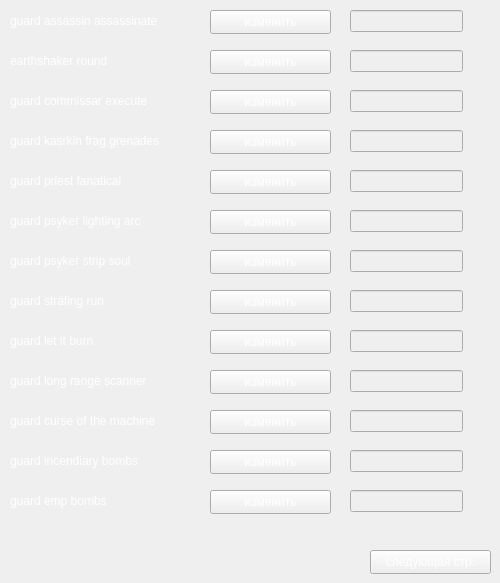
      <widget class="QWidget" name="IG_page_ability">
       <widget class="QLineEdit" name="line_guard_assassin_assassinate">
        <property name="enabled">
         <bool>false</bool>
        </property>
        <property name="geometry">
         <rect>
          <x>350</x>
          <y>10</y>
          <width>113</width>
          <height>22</height>
         </rect>
        </property>
        <property name="font">
         <font>
          <pointsize>12</pointsize>
         </font>
        </property>
        <property name="styleSheet">
         <string notr="true">color:#fff</string>
        </property>
        <property name="alignment">
         <set>Qt::AlignCenter</set>
        </property>
       </widget>
       <widget class="QLabel" name="guard_thermo_generator_38">
        <property name="geometry">
         <rect>
          <x>10</x>
          <y>10</y>
          <width>181</width>
          <height>21</height>
         </rect>
        </property>
        <property name="styleSheet">
         <string notr="true">color:#fff</string>
        </property>
        <property name="text">
         <string>guard assassin assassinate</string>
        </property>
       </widget>
       <widget class="QPushButton" name="pushChange_74">
        <property name="geometry">
         <rect>
          <x>210</x>
          <y>10</y>
          <width>121</width>
          <height>24</height>
         </rect>
        </property>
        <property name="styleSheet">
         <string notr="true">color:#fff</string>
        </property>
        <property name="text">
         <string>изменить</string>
        </property>
       </widget>
       <widget class="QLabel" name="guard_thermo_generator_39">
        <property name="geometry">
         <rect>
          <x>10</x>
          <y>50</y>
          <width>181</width>
          <height>21</height>
         </rect>
        </property>
        <property name="styleSheet">
         <string notr="true">color:#fff</string>
        </property>
        <property name="text">
         <string>earthshaker round</string>
        </property>
       </widget>
       <widget class="QPushButton" name="pushChange_75">
        <property name="geometry">
         <rect>
          <x>210</x>
          <y>50</y>
          <width>121</width>
          <height>24</height>
         </rect>
        </property>
        <property name="styleSheet">
         <string notr="true">color:#fff</string>
        </property>
        <property name="text">
         <string>изменить</string>
        </property>
       </widget>
       <widget class="QLineEdit" name="line_earthshaker_round">
        <property name="enabled">
         <bool>false</bool>
        </property>
        <property name="geometry">
         <rect>
          <x>350</x>
          <y>50</y>
          <width>113</width>
          <height>22</height>
         </rect>
        </property>
        <property name="font">
         <font>
          <pointsize>12</pointsize>
         </font>
        </property>
        <property name="styleSheet">
         <string notr="true">color:#fff</string>
        </property>
        <property name="alignment">
         <set>Qt::AlignCenter</set>
        </property>
       </widget>
       <widget class="QLabel" name="guard_thermo_generator_40">
        <property name="geometry">
         <rect>
          <x>10</x>
          <y>90</y>
          <width>181</width>
          <height>21</height>
         </rect>
        </property>
        <property name="styleSheet">
         <string notr="true">color:#fff</string>
        </property>
        <property name="text">
         <string>guard commissar execute</string>
        </property>
       </widget>
       <widget class="QPushButton" name="pushChange_76">
        <property name="geometry">
         <rect>
          <x>210</x>
          <y>90</y>
          <width>121</width>
          <height>24</height>
         </rect>
        </property>
        <property name="styleSheet">
         <string notr="true">color:#fff</string>
        </property>
        <property name="text">
         <string>изменить</string>
        </property>
       </widget>
       <widget class="QLineEdit" name="line_guard_commissar_execute">
        <property name="enabled">
         <bool>false</bool>
        </property>
        <property name="geometry">
         <rect>
          <x>350</x>
          <y>90</y>
          <width>113</width>
          <height>22</height>
         </rect>
        </property>
        <property name="font">
         <font>
          <pointsize>12</pointsize>
         </font>
        </property>
        <property name="styleSheet">
         <string notr="true">color:#fff</string>
        </property>
        <property name="alignment">
         <set>Qt::AlignCenter</set>
        </property>
       </widget>
       <widget class="QLabel" name="guard_thermo_generator_41">
        <property name="geometry">
         <rect>
          <x>10</x>
          <y>130</y>
          <width>181</width>
          <height>21</height>
         </rect>
        </property>
        <property name="styleSheet">
         <string notr="true">color:#fff</string>
        </property>
        <property name="text">
         <string>guard kasrkin frag grenades</string>
        </property>
       </widget>
       <widget class="QPushButton" name="pushChange_77">
        <property name="geometry">
         <rect>
          <x>210</x>
          <y>130</y>
          <width>121</width>
          <height>24</height>
         </rect>
        </property>
        <property name="styleSheet">
         <string notr="true">color:#fff</string>
        </property>
        <property name="text">
         <string>изменить</string>
        </property>
       </widget>
       <widget class="QLineEdit" name="line_guard_kasrkin_frag_grenades">
        <property name="enabled">
         <bool>false</bool>
        </property>
        <property name="geometry">
         <rect>
          <x>350</x>
          <y>130</y>
          <width>113</width>
          <height>22</height>
         </rect>
        </property>
        <property name="font">
         <font>
          <pointsize>12</pointsize>
         </font>
        </property>
        <property name="styleSheet">
         <string notr="true">color:#fff</string>
        </property>
        <property name="alignment">
         <set>Qt::AlignCenter</set>
        </property>
       </widget>
       <widget class="QLabel" name="guard_thermo_generator_42">
        <property name="geometry">
         <rect>
          <x>10</x>
          <y>170</y>
          <width>181</width>
          <height>21</height>
         </rect>
        </property>
        <property name="styleSheet">
         <string notr="true">color:#fff</string>
        </property>
        <property name="text">
         <string>guard priest fanatical</string>
        </property>
       </widget>
       <widget class="QPushButton" name="pushChange_78">
        <property name="geometry">
         <rect>
          <x>210</x>
          <y>170</y>
          <width>121</width>
          <height>24</height>
         </rect>
        </property>
        <property name="styleSheet">
         <string notr="true">color:#fff</string>
        </property>
        <property name="text">
         <string>изменить</string>
        </property>
       </widget>
       <widget class="QLineEdit" name="line_guard_priest_fanatical">
        <property name="enabled">
         <bool>false</bool>
        </property>
        <property name="geometry">
         <rect>
          <x>350</x>
          <y>170</y>
          <width>113</width>
          <height>22</height>
         </rect>
        </property>
        <property name="font">
         <font>
          <pointsize>12</pointsize>
         </font>
        </property>
        <property name="styleSheet">
         <string notr="true">color:#fff</string>
        </property>
        <property name="alignment">
         <set>Qt::AlignCenter</set>
        </property>
       </widget>
       <widget class="QLabel" name="guard_thermo_generator_43">
        <property name="geometry">
         <rect>
          <x>10</x>
          <y>210</y>
          <width>181</width>
          <height>21</height>
         </rect>
        </property>
        <property name="styleSheet">
         <string notr="true">color:#fff</string>
        </property>
        <property name="text">
         <string>guard psyker lighting arc</string>
        </property>
       </widget>
       <widget class="QPushButton" name="pushChange_79">
        <property name="geometry">
         <rect>
          <x>210</x>
          <y>210</y>
          <width>121</width>
          <height>24</height>
         </rect>
        </property>
        <property name="styleSheet">
         <string notr="true">color:#fff</string>
        </property>
        <property name="text">
         <string>изменить</string>
        </property>
       </widget>
       <widget class="QLineEdit" name="line_guard_psyker_lighting_arc">
        <property name="enabled">
         <bool>false</bool>
        </property>
        <property name="geometry">
         <rect>
          <x>350</x>
          <y>210</y>
          <width>113</width>
          <height>22</height>
         </rect>
        </property>
        <property name="font">
         <font>
          <pointsize>12</pointsize>
         </font>
        </property>
        <property name="styleSheet">
         <string notr="true">color:#fff</string>
        </property>
        <property name="alignment">
         <set>Qt::AlignCenter</set>
        </property>
       </widget>
       <widget class="QLabel" name="guard_thermo_generator_44">
        <property name="geometry">
         <rect>
          <x>10</x>
          <y>250</y>
          <width>181</width>
          <height>21</height>
         </rect>
        </property>
        <property name="styleSheet">
         <string notr="true">color:#fff</string>
        </property>
        <property name="text">
         <string>guard psyker strip soul</string>
        </property>
       </widget>
       <widget class="QPushButton" name="pushChange_80">
        <property name="geometry">
         <rect>
          <x>210</x>
          <y>250</y>
          <width>121</width>
          <height>24</height>
         </rect>
        </property>
        <property name="styleSheet">
         <string notr="true">color:#fff</string>
        </property>
        <property name="text">
         <string>изменить</string>
        </property>
       </widget>
       <widget class="QLineEdit" name="line_guard_psyker_strip_soul">
        <property name="enabled">
         <bool>false</bool>
        </property>
        <property name="geometry">
         <rect>
          <x>350</x>
          <y>250</y>
          <width>113</width>
          <height>22</height>
         </rect>
        </property>
        <property name="font">
         <font>
          <pointsize>12</pointsize>
         </font>
        </property>
        <property name="styleSheet">
         <string notr="true">color:#fff</string>
        </property>
        <property name="alignment">
         <set>Qt::AlignCenter</set>
        </property>
       </widget>
       <widget class="QLabel" name="guard_thermo_generator_45">
        <property name="geometry">
         <rect>
          <x>10</x>
          <y>290</y>
          <width>181</width>
          <height>21</height>
         </rect>
        </property>
        <property name="styleSheet">
         <string notr="true">color:#fff</string>
        </property>
        <property name="text">
         <string>guard strafing run</string>
        </property>
       </widget>
       <widget class="QPushButton" name="pushChange_81">
        <property name="geometry">
         <rect>
          <x>210</x>
          <y>290</y>
          <width>121</width>
          <height>24</height>
         </rect>
        </property>
        <property name="styleSheet">
         <string notr="true">color:#fff</string>
        </property>
        <property name="text">
         <string>изменить</string>
        </property>
       </widget>
       <widget class="QLineEdit" name="line_guard_strafing_run">
        <property name="enabled">
         <bool>false</bool>
        </property>
        <property name="geometry">
         <rect>
          <x>350</x>
          <y>290</y>
          <width>113</width>
          <height>22</height>
         </rect>
        </property>
        <property name="font">
         <font>
          <pointsize>12</pointsize>
         </font>
        </property>
        <property name="styleSheet">
         <string notr="true">color:#fff</string>
        </property>
        <property name="alignment">
         <set>Qt::AlignCenter</set>
        </property>
       </widget>
       <widget class="QLabel" name="guard_thermo_generator_46">
        <property name="geometry">
         <rect>
          <x>10</x>
          <y>330</y>
          <width>181</width>
          <height>21</height>
         </rect>
        </property>
        <property name="styleSheet">
         <string notr="true">color:#fff</string>
        </property>
        <property name="text">
         <string>guard let it burn</string>
        </property>
       </widget>
       <widget class="QPushButton" name="pushChange_82">
        <property name="geometry">
         <rect>
          <x>210</x>
          <y>330</y>
          <width>121</width>
          <height>24</height>
         </rect>
        </property>
        <property name="styleSheet">
         <string notr="true">color:#fff</string>
        </property>
        <property name="text">
         <string>изменить</string>
        </property>
       </widget>
       <widget class="QLineEdit" name="line_guard_let_it_burn">
        <property name="enabled">
         <bool>false</bool>
        </property>
        <property name="geometry">
         <rect>
          <x>350</x>
          <y>330</y>
          <width>113</width>
          <height>22</height>
         </rect>
        </property>
        <property name="font">
         <font>
          <pointsize>12</pointsize>
         </font>
        </property>
        <property name="styleSheet">
         <string notr="true">color:#fff</string>
        </property>
        <property name="alignment">
         <set>Qt::AlignCenter</set>
        </property>
       </widget>
       <widget class="QLabel" name="guard_thermo_generator_47">
        <property name="geometry">
         <rect>
          <x>10</x>
          <y>370</y>
          <width>181</width>
          <height>21</height>
         </rect>
        </property>
        <property name="styleSheet">
         <string notr="true">color:#fff</string>
        </property>
        <property name="text">
         <string>guard long range scanner</string>
        </property>
       </widget>
       <widget class="QPushButton" name="pushChange_83">
        <property name="geometry">
         <rect>
          <x>210</x>
          <y>370</y>
          <width>121</width>
          <height>24</height>
         </rect>
        </property>
        <property name="styleSheet">
         <string notr="true">color:#fff</string>
        </property>
        <property name="text">
         <string>изменить</string>
        </property>
       </widget>
       <widget class="QLineEdit" name="line_guard_long_range_scanner">
        <property name="enabled">
         <bool>false</bool>
        </property>
        <property name="geometry">
         <rect>
          <x>350</x>
          <y>370</y>
          <width>113</width>
          <height>22</height>
         </rect>
        </property>
        <property name="font">
         <font>
          <pointsize>12</pointsize>
         </font>
        </property>
        <property name="styleSheet">
         <string notr="true">color:#fff</string>
        </property>
        <property name="alignment">
         <set>Qt::AlignCenter</set>
        </property>
       </widget>
       <widget class="QLabel" name="guard_thermo_generator_48">
        <property name="geometry">
         <rect>
          <x>10</x>
          <y>410</y>
          <width>181</width>
          <height>21</height>
         </rect>
        </property>
        <property name="styleSheet">
         <string notr="true">color:#fff</string>
        </property>
        <property name="text">
         <string>guard curse of the machine</string>
        </property>
       </widget>
       <widget class="QPushButton" name="pushChange_84">
        <property name="geometry">
         <rect>
          <x>210</x>
          <y>410</y>
          <width>121</width>
          <height>24</height>
         </rect>
        </property>
        <property name="styleSheet">
         <string notr="true">color:#fff</string>
        </property>
        <property name="text">
         <string>изменить</string>
        </property>
       </widget>
       <widget class="QLineEdit" name="line_guard_curse_of_the_machine">
        <property name="enabled">
         <bool>false</bool>
        </property>
        <property name="geometry">
         <rect>
          <x>350</x>
          <y>410</y>
          <width>113</width>
          <height>22</height>
         </rect>
        </property>
        <property name="font">
         <font>
          <pointsize>12</pointsize>
         </font>
        </property>
        <property name="styleSheet">
         <string notr="true">color:#fff</string>
        </property>
        <property name="alignment">
         <set>Qt::AlignCenter</set>
        </property>
       </widget>
       <widget class="QLabel" name="guard_thermo_generator_49">
        <property name="geometry">
         <rect>
          <x>10</x>
          <y>450</y>
          <width>181</width>
          <height>21</height>
         </rect>
        </property>
        <property name="styleSheet">
         <string notr="true">color:#fff</string>
        </property>
        <property name="text">
         <string>guard incendiary bombs</string>
        </property>
       </widget>
       <widget class="QPushButton" name="pushChange_85">
        <property name="geometry">
         <rect>
          <x>210</x>
          <y>450</y>
          <width>121</width>
          <height>24</height>
         </rect>
        </property>
        <property name="styleSheet">
         <string notr="true">color:#fff</string>
        </property>
        <property name="text">
         <string>изменить</string>
        </property>
       </widget>
       <widget class="QLineEdit" name="line_guard_incendiary_bombs">
        <property name="enabled">
         <bool>false</bool>
        </property>
        <property name="geometry">
         <rect>
          <x>350</x>
          <y>450</y>
          <width>113</width>
          <height>22</height>
         </rect>
        </property>
        <property name="font">
         <font>
          <pointsize>12</pointsize>
         </font>
        </property>
        <property name="styleSheet">
         <string notr="true">color:#fff</string>
        </property>
        <property name="alignment">
         <set>Qt::AlignCenter</set>
        </property>
       </widget>
       <widget class="QLabel" name="guard_thermo_generator_50">
        <property name="geometry">
         <rect>
          <x>10</x>
          <y>490</y>
          <width>181</width>
          <height>21</height>
         </rect>
        </property>
        <property name="styleSheet">
         <string notr="true">color:#fff</string>
        </property>
        <property name="text">
         <string>guard emp bombs</string>
        </property>
       </widget>
       <widget class="QPushButton" name="pushChange_86">
        <property name="geometry">
         <rect>
          <x>210</x>
          <y>490</y>
          <width>121</width>
          <height>24</height>
         </rect>
        </property>
        <property name="styleSheet">
         <string notr="true">color:#fff</string>
        </property>
        <property name="text">
         <string>изменить</string>
        </property>
       </widget>
       <widget class="QLineEdit" name="line_guard_emp_bombs">
        <property name="enabled">
         <bool>false</bool>
        </property>
        <property name="geometry">
         <rect>
          <x>350</x>
          <y>490</y>
          <width>113</width>
          <height>22</height>
         </rect>
        </property>
        <property name="font">
         <font>
          <pointsize>12</pointsize>
         </font>
        </property>
        <property name="styleSheet">
         <string notr="true">color:#fff</string>
        </property>
        <property name="alignment">
         <set>Qt::AlignCenter</set>
        </property>
       </widget>
       <widget class="QPushButton" name="next_btn_4">
        <property name="geometry">
         <rect>
          <x>370</x>
          <y>550</y>
          <width>121</width>
          <height>24</height>
         </rect>
        </property>
        <property name="styleSheet">
         <string notr="true">color:#fff</string>
        </property>
        <property name="text">
         <string>следующая стр.</string>
        </property>
       </widget>
      </widget>
